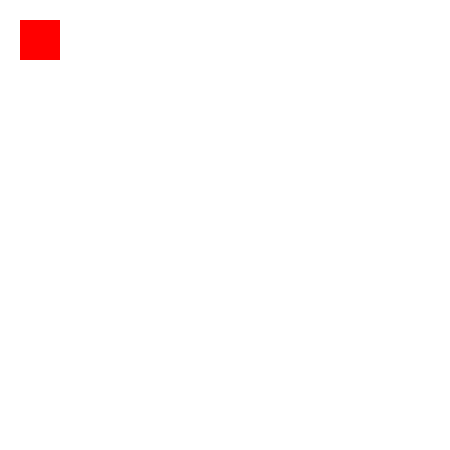
Frame 1 (no input)
Frame 60 (the mouse pressed at the canvas centre just before this capture): identical to frame 1, image omitted
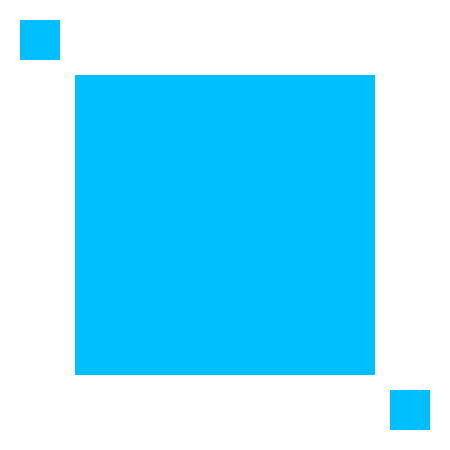
Frame 120 (the mouse held since frame 60 and released just before this capture)

The Processing sketch that drew these frames (run headless with seeded random() and noise(); from frame 60 on, the mouse is pressed at the canvas centre):

// Processing sketch: processing_9842
// ── processing_9842.pde

Boolean over = false;
float leftBoundry = 20;
float rightBoundry = 60;
float topBoundry = 20;
float bottomBoundry = 60;

void setup() {
  size(450, 450);
  background(255); 
  noStroke();
  fill(255, 0, 0);
  smooth();
}

void draw() {
  background(255);
  rect(leftBoundry, topBoundry, 40, 40);
  if((mouseX > leftBoundry) && 
    (mouseX < rightBoundry) && 
    (mouseY > topBoundry) && 
    (mouseY < bottomBoundry)) {
    fill(255, 255, 0);
    over = true;
  } 
  else {
    fill(255, 0, 0);
    over = false;
  }
  if(mousePressed) {
    fill(0,191,255);
    rect(75, 75, 300,300);
    rect(390,390,40,40);
  }   
}
